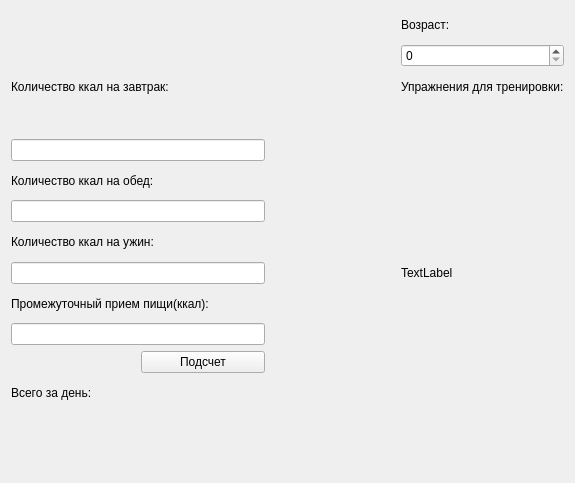
<?xml version="1.0" encoding="UTF-8"?>
<ui version="4.0">
 <class>Form</class>
 <widget class="QWidget" name="Form">
  <property name="geometry">
   <rect>
    <x>0</x>
    <y>0</y>
    <width>575</width>
    <height>483</height>
   </rect>
  </property>
  <property name="windowTitle">
   <string>Form</string>
  </property>
  <layout class="QGridLayout" name="gridLayout">
   <item row="0" column="3">
    <widget class="QLabel" name="label_7">
     <property name="text">
      <string>Возраст:</string>
     </property>
    </widget>
   </item>
   <item row="1" column="1">
    <widget class="QLabel" name="label_name">
     <property name="text">
      <string/>
     </property>
    </widget>
   </item>
   <item row="1" column="2">
    <widget class="QLabel" name="label_weight">
     <property name="text">
      <string/>
     </property>
    </widget>
   </item>
   <item row="1" column="3">
    <widget class="QSpinBox" name="spinBox_age"/>
   </item>
   <item row="2" column="0" colspan="3">
    <widget class="QLabel" name="label">
     <property name="text">
      <string>Количество ккал на завтрак:</string>
     </property>
    </widget>
   </item>
   <item row="2" column="3">
    <widget class="QLabel" name="label_6">
     <property name="text">
      <string>Упражнения для тренировки:</string>
     </property>
    </widget>
   </item>
   <item row="3" column="0">
    <widget class="QLabel" name="label_avatar">
     <property name="text">
      <string/>
     </property>
    </widget>
   </item>
   <item row="4" column="0" colspan="2">
    <widget class="QLineEdit" name="lineEdit"/>
   </item>
   <item row="4" column="3" rowspan="9">
    <widget class="QLabel" name="label_fit">
     <property name="text">
      <string>TextLabel</string>
     </property>
    </widget>
   </item>
   <item row="5" column="0" colspan="2">
    <widget class="QLabel" name="label_2">
     <property name="text">
      <string>Количество ккал на обед:</string>
     </property>
    </widget>
   </item>
   <item row="6" column="0" colspan="2">
    <widget class="QLineEdit" name="lineEdit_2"/>
   </item>
   <item row="7" column="0" colspan="2">
    <widget class="QLabel" name="label_3">
     <property name="text">
      <string>Количество ккал на ужин:</string>
     </property>
    </widget>
   </item>
   <item row="8" column="0" colspan="2">
    <widget class="QLineEdit" name="lineEdit_3"/>
   </item>
   <item row="9" column="0" colspan="3">
    <widget class="QLabel" name="label_4">
     <property name="text">
      <string>Промежуточный прием пищи(ккал):</string>
     </property>
    </widget>
   </item>
   <item row="10" column="0" colspan="2">
    <widget class="QLineEdit" name="lineEdit_4"/>
   </item>
   <item row="11" column="1">
    <widget class="QPushButton" name="pushButton">
     <property name="text">
      <string>Подсчет</string>
     </property>
    </widget>
   </item>
   <item row="12" column="0" colspan="2">
    <widget class="QLabel" name="label_5">
     <property name="text">
      <string>Всего за день:</string>
     </property>
    </widget>
   </item>
   <item row="13" column="0" colspan="2">
    <widget class="QLabel" name="out_label1">
     <property name="text">
      <string/>
     </property>
    </widget>
   </item>
   <item row="14" column="0" colspan="2">
    <widget class="QLabel" name="out_label2">
     <property name="text">
      <string/>
     </property>
    </widget>
   </item>
  </layout>
 </widget>
 <resources/>
 <connections/>
</ui>
